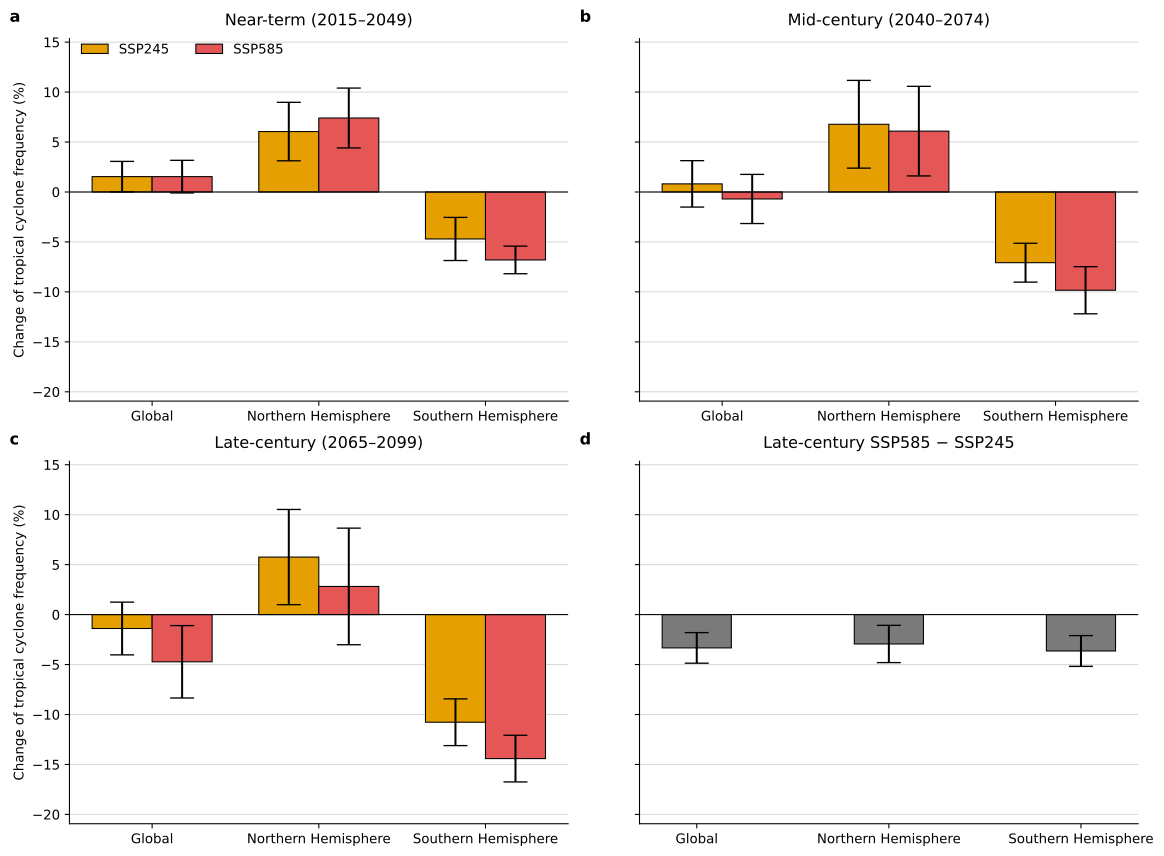

Write the Python code that produced this figure.
from __future__ import annotations

import argparse
import os
from pathlib import Path
import subprocess
import sys

SCRIPT_DIR = Path(__file__).resolve().parent
os.environ.setdefault("MPLCONFIGDIR", str(SCRIPT_DIR / ".mplconfig"))
os.environ.setdefault("XDG_CACHE_HOME", str(SCRIPT_DIR / ".cache"))

import matplotlib

matplotlib.use("Agg")

import matplotlib.pyplot as plt
import numpy as np
import pandas as pd


DEFAULT_INPUT = Path("g1_tc_by_basin_model_experiment_year.tsv")
DEFAULT_OUTPUT = Path("GFig1.pdf")
BASIN_ORDER = ["AS", "BoB", "WNP", "ENP", "NA", "SI", "SP"]
BASELINE_EXPERIMENT = "historical"
BASELINE_YEARS = (1980, 2014)
SCENARIO_ORDER = ["ssp245", "ssp585"]
GROUP_ORDER = ["Global", "Northern Hemisphere", "Southern Hemisphere"]
GROUP_BASINS = {
    "Global": BASIN_ORDER,
    "Northern Hemisphere": ["AS", "BoB", "WNP", "ENP", "NA"],
    "Southern Hemisphere": ["SI", "SP"],
}
WINDOWS = [
    ("a", "Near-term (2015–2049)", (2015, 2049)),
    ("b", "Mid-century (2040–2074)", (2040, 2074)),
    ("c", "Late-century (2065–2099)", (2065, 2099)),
]
DIFF_PANEL = ("d", "Late-century SSP585 − SSP245")
DIFF_EXPERIMENT = "ssp585_minus_ssp245"
EXPERIMENT_LABELS = {
    "ssp245": "SSP245",
    "ssp585": "SSP585",
}
EXPERIMENT_COLORS = {"ssp245": "#E69F00", "ssp585": "#E45756"}
DIFF_COLOR = "#7A7A7A"
CAPSIZE = 9


def parse_args() -> argparse.Namespace:
    parser = argparse.ArgumentParser(
        description=(
            "Plot global and hemispheric changes in TC frequency relative to "
            "historical for future windows from "
            "g1_tc_by_basin_model_experiment_year.tsv."
        )
    )
    parser.add_argument(
        "--input",
        type=Path,
        default=DEFAULT_INPUT,
        help=f"Input TSV file (default: {DEFAULT_INPUT})",
    )
    parser.add_argument(
        "--output",
        type=Path,
        default=DEFAULT_OUTPUT,
        help=f"Output figure path (default: {DEFAULT_OUTPUT})",
    )
    return parser.parse_args()


def format_entries(entries: list[tuple], limit: int = 6) -> str:
    preview = ", ".join(str(entry) for entry in entries[:limit])
    if len(entries) > limit:
        preview += f", ... (+{len(entries) - limit} more)"
    return preview


def load_rate_table(path: Path) -> pd.DataFrame:
    df = pd.read_csv(path, sep="\t", keep_default_na=False)
    required = {
        "basin",
        "model",
        "experiment",
        "year",
        "rate_per_year_per_realization",
    }
    missing = required - set(df.columns)
    if missing:
        raise ValueError(f"Missing required columns in {path}: {sorted(missing)}")

    missing_experiments = {BASELINE_EXPERIMENT, *SCENARIO_ORDER} - set(df["experiment"])
    if missing_experiments:
        raise ValueError(
            f"Missing required experiments in {path}: {sorted(missing_experiments)}"
        )

    missing_basins = set(BASIN_ORDER) - set(df["basin"])
    if missing_basins:
        raise ValueError(f"Missing required basins in {path}: {sorted(missing_basins)}")

    return df


def aggregate_period_rates(
    df: pd.DataFrame, experiment: str, year_start: int, year_end: int
) -> pd.Series:
    models = sorted(df["model"].drop_duplicates().tolist())
    years = list(range(year_start, year_end + 1))
    subset = df[
        (df["experiment"] == experiment) & df["year"].between(year_start, year_end)
    ].copy()

    duplicate_cols = ["basin", "model", "year"]
    duplicates = subset[subset.duplicated(duplicate_cols, keep=False)][duplicate_cols]
    if not duplicates.empty:
        entries = list(duplicates.drop_duplicates().itertuples(index=False, name=None))
        raise ValueError(
            f"Duplicate basin/model/year rows found for {experiment}: "
            f"{format_entries(entries)}"
        )

    series = subset.set_index(["basin", "model", "year"])["rate_per_year_per_realization"]
    expected_index = pd.MultiIndex.from_product(
        [BASIN_ORDER, models, years], names=["basin", "model", "year"]
    )
    missing_entries = expected_index.difference(series.index)
    if len(missing_entries) > 0:
        raise ValueError(
            f"Missing basin/model/year rows for {experiment} {year_start}-{year_end}: "
            f"{format_entries(missing_entries.tolist())}"
        )

    series = series.reindex(expected_index)
    return series.groupby(level=["basin", "model"]).mean()


def summarize_series(changes: pd.Series) -> tuple[float, float]:
    return float(changes.mean()), float(changes.sem())


def compute_group_percent_changes(
    historical_rates: pd.Series, future_rates: pd.Series, group_name: str, group_basins: list[str]
) -> pd.Series:
    historical_basin_index = historical_rates.index.get_level_values("basin")
    future_basin_index = future_rates.index.get_level_values("basin")
    historical_group = (
        historical_rates[historical_basin_index.isin(group_basins)]
        .groupby(level="model")
        .sum()
    )
    future_group = (
        future_rates[future_basin_index.isin(group_basins)]
        .groupby(level="model")
        .sum()
    )

    zero_baseline = historical_group.index[historical_group == 0].tolist()
    if zero_baseline:
        raise ValueError(
            f"Historical {group_name} rate is zero for models, so percent "
            f"change is undefined: {format_entries([(model,) for model in zero_baseline])}"
        )

    return (future_group - historical_group).div(historical_group).mul(100.0)


def compute_change_summary(df: pd.DataFrame) -> pd.DataFrame:
    historical_rates = aggregate_period_rates(df, BASELINE_EXPERIMENT, *BASELINE_YEARS)
    rows: list[dict[str, object]] = []

    for panel_label, window_label, (year_start, year_end) in WINDOWS:
        for experiment in SCENARIO_ORDER:
            future_rates = aggregate_period_rates(df, experiment, year_start, year_end)

            for group_name in GROUP_ORDER:
                changes = compute_group_percent_changes(
                    historical_rates, future_rates, group_name, GROUP_BASINS[group_name]
                )
                mean_change, sem_change = summarize_series(changes)
                rows.append(
                    {
                        "panel": panel_label,
                        "window_label": window_label,
                        "group": group_name,
                        "experiment": experiment,
                        "mean_percent_change": mean_change,
                        "sem_percent_change": sem_change,
                    }
                )

    _, _, (late_start, late_end) = WINDOWS[-1]
    late_ssp245 = aggregate_period_rates(df, "ssp245", late_start, late_end)
    late_ssp585 = aggregate_period_rates(df, "ssp585", late_start, late_end)
    diff_panel_label, diff_window_label = DIFF_PANEL

    for group_name in GROUP_ORDER:
        ssp245_changes = compute_group_percent_changes(
            historical_rates, late_ssp245, group_name, GROUP_BASINS[group_name]
        )
        ssp585_changes = compute_group_percent_changes(
            historical_rates, late_ssp585, group_name, GROUP_BASINS[group_name]
        )
        diff_changes = ssp585_changes - ssp245_changes
        mean_change, sem_change = summarize_series(diff_changes)
        rows.append(
            {
                "panel": diff_panel_label,
                "window_label": diff_window_label,
                "group": group_name,
                "experiment": DIFF_EXPERIMENT,
                "mean_percent_change": mean_change,
                "sem_percent_change": sem_change,
            }
        )

    return pd.DataFrame(rows)


def plot_change_summary(summary: pd.DataFrame, output_path: Path) -> None:
    fig, axes = plt.subplots(2, 2, figsize=(12, 8.8), constrained_layout=True, sharey=True)
    axes = axes.ravel()
    x = np.arange(len(GROUP_ORDER))
    width = 0.36

    lower = summary["mean_percent_change"] - summary["sem_percent_change"].fillna(0.0)
    upper = summary["mean_percent_change"] + summary["sem_percent_change"].fillna(0.0)
    ymin = min(float(lower.min()), 0.0)
    ymax = max(float(upper.max()), 0.0)
    pad = max((ymax - ymin) * 0.15, 2.0)

    panel_specs = [(panel_label, window_label) for panel_label, window_label, _ in WINDOWS]
    panel_specs.append(DIFF_PANEL)

    for idx, (panel_label, window_label) in enumerate(panel_specs):
        ax = axes[idx]
        panel = summary[summary["panel"] == panel_label]

        experiments = [DIFF_EXPERIMENT] if panel_label == DIFF_PANEL[0] else SCENARIO_ORDER

        for exp_idx, experiment in enumerate(experiments):
            subset = panel[panel["experiment"] == experiment].set_index("group").reindex(GROUP_ORDER)
            offset = 0.0 if len(experiments) == 1 else (exp_idx - (len(experiments) - 1) / 2) * width
            ax.bar(
                x + offset,
                subset["mean_percent_change"],
                width=width,
                yerr=subset["sem_percent_change"],
                capsize=CAPSIZE,
                label=EXPERIMENT_LABELS.get(experiment, experiment),
                color=DIFF_COLOR if experiment == DIFF_EXPERIMENT else EXPERIMENT_COLORS.get(experiment, "#999999"),
                edgecolor="black",
                linewidth=0.8,
            )

        ax.text(
            -0.12,
            1.08,
            panel_label,
            transform=ax.transAxes,
            ha="left",
            va="top",
            fontsize=12,
            fontweight="bold",
        )
        ax.set_title(window_label, fontsize=12, pad=10)
        ax.set_xticks(x)
        ax.set_xticklabels(GROUP_ORDER)
        ax.axhline(0, color="black", linewidth=0.8)
        ax.grid(axis="y", color="#D9D9D9", linewidth=0.8)
        ax.set_axisbelow(True)
        ax.spines["top"].set_visible(False)
        ax.spines["right"].set_visible(False)
        ax.set_ylim(ymin - pad, ymax + pad)

        if idx % 2 == 0:
            ax.set_ylabel("Change of tropical cyclone frequency (%)")
        if idx == 0:
            ax.legend(
                frameon=False,
                ncol=len(SCENARIO_ORDER),
                loc="upper left",
                bbox_to_anchor=(0.0, 1.02),
            )

    output_path.parent.mkdir(parents=True, exist_ok=True)
    fig.savefig(output_path, dpi=300, bbox_inches="tight")
    fig.savefig(output_path.with_suffix(".svg"), bbox_inches="tight")
    plt.close(fig)


def open_output(path: Path) -> None:
    resolved = path.resolve()
    try:
        if sys.platform == "darwin":
            subprocess.run(["open", str(resolved)], check=True, stdout=subprocess.DEVNULL, stderr=subprocess.DEVNULL)
        elif sys.platform.startswith("linux"):
            subprocess.run(["xdg-open", str(resolved)], check=True, stdout=subprocess.DEVNULL, stderr=subprocess.DEVNULL)
        elif sys.platform == "win32":
            os.startfile(str(resolved))
    except Exception:
        pass


def main() -> int:
    args = parse_args()
    Path(os.environ["MPLCONFIGDIR"]).mkdir(parents=True, exist_ok=True)
    Path(os.environ["XDG_CACHE_HOME"]).mkdir(parents=True, exist_ok=True)
    df = load_rate_table(args.input)
    summary = compute_change_summary(df)
    plot_change_summary(summary, args.output)
    open_output(args.output)
    return 0


if __name__ == "__main__":
    raise SystemExit(main())
